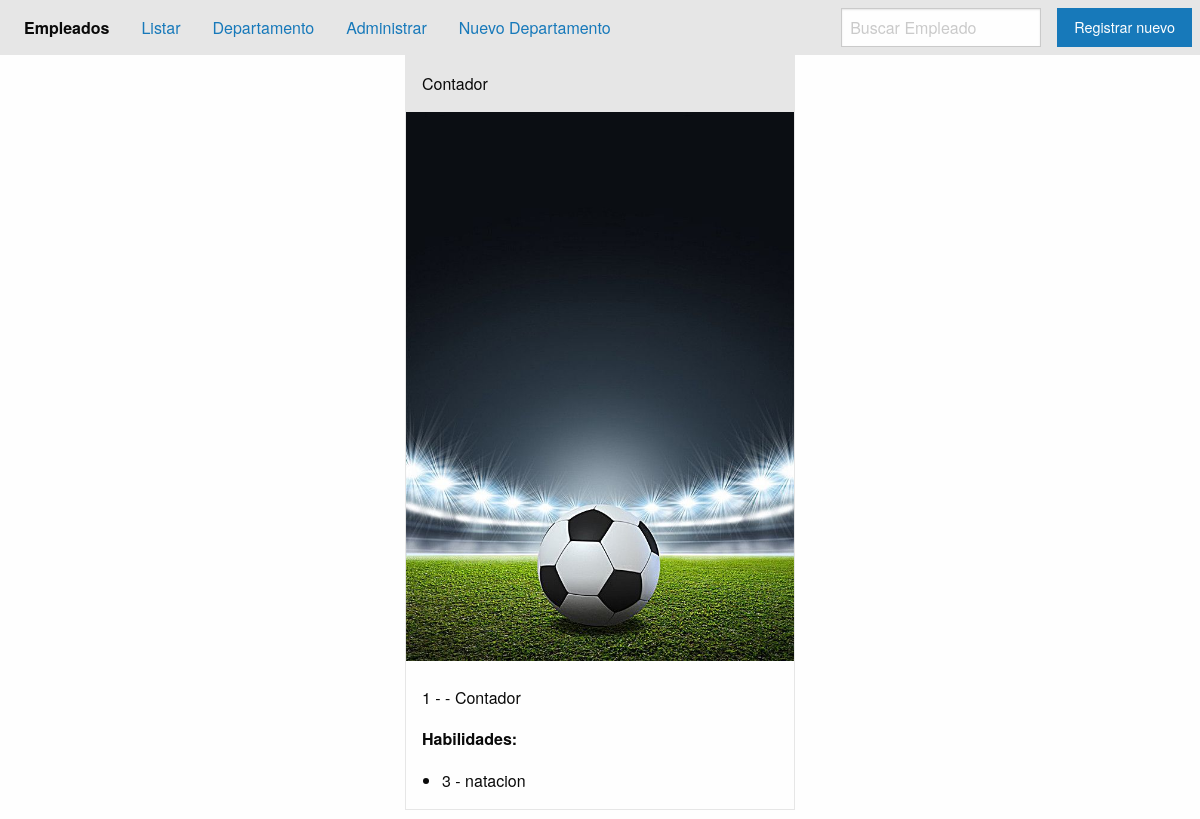
Screenshot of /ver-empleado/2/ with the database file from the repository.
### applications/personas/models.py (models this page shows, shortened)
class Empleado(models.Model):
    JOB_CHOICES = (
        ('0', 'Contador'),
        ('1', 'Administrador'),
        ('2', 'Economista'),
        ('3', 'Otro'),
    )
    first_name = models.CharField('Nombre', max_length=60)
    last_name = models.CharField('Apellidos', max_length=60)
    full_name = models.CharField('Nombres completos', max_length=120, blank=True)
    job = models.CharField('Trabajo', max_length=50, choices=JOB_CHOICES)
    departamento = models.ForeignKey(Departamento, on_delete=models.CASCADE)
    avatar = models.ImageField(upload_to='empleado', blank=True, null=True)
    habilidades = models.ManyToManyField(Habilidad)
    hoja_vida = RichTextField()
    class Meta:
        verbose_name = 'Empleado'
        verbose_name_plural = 'Empleados de la empresa'
        ordering = ['-first_name', 'last_name']
        unique_together = ('first_name', 'departamento')

class Habilidad(models.Model):
    habilidad = models.CharField('Habilidad', max_length=50)
    class Meta:
        verbose_name = 'Habilidad'
        verbose_name_plural = 'Habilidades de empleados'
    def __str__(self):
        return f"{self.id} - {self.habilidad}"

### applications/departamento/models.py (models this page shows)
class Departamento(models.Model):
    nombre = models.CharField('Nombre', max_length=50, editable=False)
    subnombre = models.CharField('Nombre Corto', max_length=50, unique=True)
    activo = models.BooleanField('Anulado', default=False)
    class Meta:
        verbose_name = 'Mi departamento'
        verbose_name_plural = 'Áreas de la empresa'
        ordering=['-nombre']
        unique_together=('nombre','subnombre')
    def __str__(self):
        return f"{self.id} - {self.nombre} - {self.subnombre}"

### applications/personas/views.py (the view)
class EmpleadoDetailView(DetailView):
    model = Empleado
    template_name = 'persona/detail_empleado.html'
    context_object_name = 'empleado'
    def get_context_data(self, **kwargs):
        context=super(EmpleadoDetailView,self).get_context_data(**kwargs )
        context['titulo'] = 'Empleado del mes'
        return context

### templates/persona/detail_empleado.html (shortened to what this page needs)
{% extends 'base.html' %}
{% load static %}
{% block content %}
{% include "include/header.html" %}
<div class="grid-container">
    <div class="grid-x align-center">
        <div class="cell large-4 card">
            <div class="card-divider">
                {{ empleado.get_job_display }}
            </div>
            {% if empleado.avatar %}
                <img src="{% static 'img/img1.jpg' %}">
            {% else %}
                <img src="{% static 'img/img1.jpg' %}">
            {% endif %}
            <div class="card-section">
                <p>{{ empleado.departamento }}</p>
                <p><strong>Habilidades:</strong></p>
                <ul>
                    {% for h in empleado.habilidades.all %}
                        <li>{{ h }}</li>
                    {% empty %}
                        <li>Sin habilidades</li>
                    {% endfor %}
                </ul>
            </div>
        </div>
    </div>
</div>
{% endblock %}

### rows the page displays
Empleado: job "Contador", departamento "1 - - Contador"
Habilidad: id+habilidad "3 - natacion"
